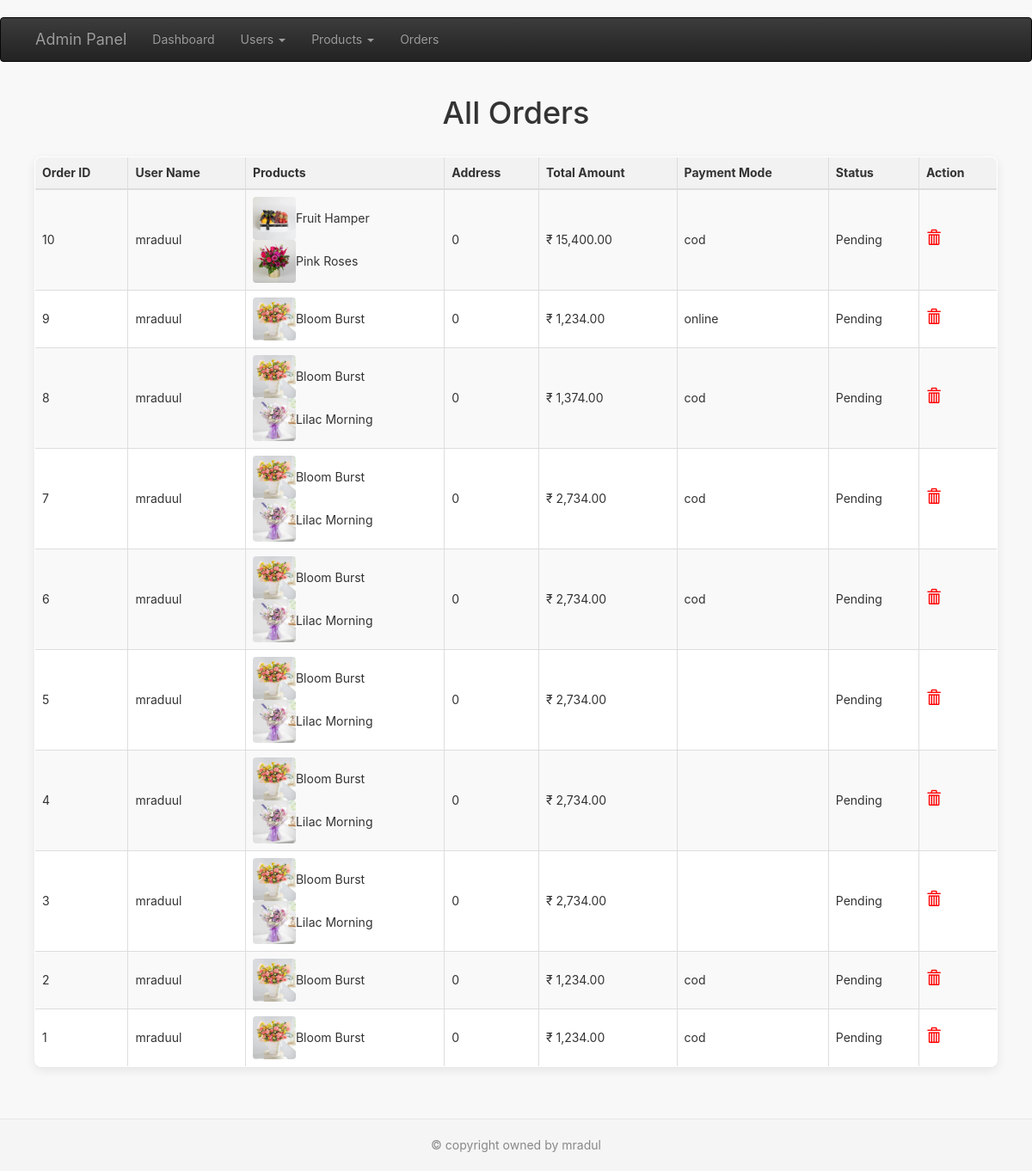
Page /admin/adminvieworder.php on the committed database.
### tables this page shows
CREATE TABLE `orders` (
  `order_id` int(11) NOT NULL,
  `user_id` int(11) DEFAULT NULL,
  `product_id` varchar(100) DEFAULT NULL,
  `Address` varchar(300) DEFAULT NULL,
  `order_amount` int(11) DEFAULT NULL,
  `payment_mode` varchar(20) DEFAULT NULL,
  `order_status` varchar(20) DEFAULT NULL
);

CREATE TABLE `users` (
  `user_id` int(11) NOT NULL,
  `name` varchar(40) DEFAULT NULL,
  `emailed` varchar(30) DEFAULT NULL,
  `password` varchar(30) DEFAULT NULL,
  `phoneno` bigint(20) DEFAULT NULL,
  `role` varchar(20) DEFAULT NULL
);

CREATE TABLE `products` (
  `product_id` int(11) NOT NULL,
  `product_name` varchar(40) DEFAULT NULL,
  `product_price` int(11) DEFAULT NULL,
  `product_description` varchar(300) DEFAULT NULL,
  `product_image` varchar(100) DEFAULT NULL,
  `product_type` varchar(30) DEFAULT NULL
);

### admin/adminvieworder.php (the view, shortened to what this page needs)
<?php
include 'admin_nav.php';
?>
<!doctype html>
<html lang="en">
<head>
    <link rel="stylesheet" href="https://maxcdn.bootstrapcdn.com/bootstrap/3.4.1/css/bootstrap.min.css">
    <link rel="stylesheet" href="https://maxcdn.bootstrapcdn.com/bootstrap/3.4.1/css/bootstrap-theme.min.css">
</head>
<body>
    <div class="container-fluid">
        <div class="row" style="min-height: 550px;">
            <div class='col-sm-12'>
                <h1 class="text-center" style="margin-bottom: 30px;">All Orders</h1>
                <?php
                $conn = mysqli_connect(HOSTNAME, USERNAME, PASSWORD, DBNAME);
                if (!$conn) {
                    echo "<h3 class='text-center text-danger'>Database Connection Failure: " . mysqli_connect_error() . "</h3>";
                } else {
                    $qry = "SELECT orders.order_id, orders.user_id, orders.product_id, orders.address, orders.order_amount, orders.payment_mode, orders.order_status, users.name AS user_name FROM orders JOIN users ON orders.user_id = users.user_id ORDER BY orders.order_id DESC";
                    $resultset = mysqli_query($conn, $qry);
                    if (mysqli_num_rows($resultset) > 0) {
                        echo "<table class='table table-striped table-bordered'>";
                        echo "<thead>";
                        echo "<tr>";
                        echo "<th>Order ID</th>";
                        echo "<th>User Name</th>";
                        echo "<th>Products</th>";
                        echo "<th>Address</th>";
                        echo "<th>Total Amount</th>";
                        echo "<th>Payment Mode</th>";
                        echo "<th>Status</th>";
                        echo "<th>Action</th>";
                        echo "</tr>";
                        echo "</thead>";
                        echo "<tbody>";
                        while ($row = mysqli_fetch_assoc($resultset)) {
                            $product_ids_array = explode(',', $row['product_id']);
                            $product_ids_array = array_filter($product_ids_array);
                            $product_images = "";
                            if (!empty($product_ids_array)) {
                                $product_placeholders = implode(',', array_fill(0, count($product_ids_array), '?'));
                                $products_qry = "SELECT product_name, product_image FROM products WHERE product_id IN ($product_placeholders) LIMIT 3";
                                $products_stmt = mysqli_prepare($conn, $products_qry);
                                if ($products_stmt) {
                                    $types = str_repeat('i', count($product_ids_array));
                                    mysqli_stmt_bind_param($products_stmt, $types, ...$product_ids_array);
                                    mysqli_stmt_execute($products_stmt);
                                    $products_result = mysqli_stmt_get_result($products_stmt);
                                    while ($product_row = mysqli_fetch_assoc($products_result)) {
                                        $product_images .= "<div class='product-details'><img src='../admin/" . htmlspecialchars($product_row['product_image']) . "' alt='" . htmlspecialchars($product_row['product_name']) . "' class='product-image' /><span>" . htmlspecialchars($product_row['product_name']) . "</span></div>";
                                    }
                                }
                            }
                            echo "<tr>";
                            echo "<td>" . htmlspecialchars($row['order_id']) . "</td>";
                            echo "<td>" . htmlspecialchars($row['user_name']) . "</td>";
                            echo "<td>" . $product_images . "</td>";
                            echo "<td>" . htmlspecialchars($row['address']) . "</td>";
                            echo "<td>&#8377; " . htmlspecialchars(number_format($row['order_amount'], 2)) . "</td>";
                            echo "<td>" . htmlspecialchars($row['payment_mode']) . "</td>";
                            echo "<td>" . htmlspecialchars($row['order_status']) . "</td>";
                            echo "<td><a href='delete_order.php?order_id=" . htmlspecialchars($row['order_id']) . "' class='btn-delete glyphicon glyphicon-trash' title='Delete Order' onclick='return confirm(\"Are you sure you want to delete this order?\");'></a></td>";
                            echo "</tr>";
                        }
                        echo "</tbody>";
                        echo "</table>";
                    } else {
                        echo "<h3 class='text-center text-warning'>No orders found.</h3>";
                    }
                }
                ?>
            </div>
        </div>
    </div>
    <?php include '../footer.php'; render_footer(); ?>
</body>
</html>

### admin/adminvieworder.php (style rules this page uses)
body { font-family: 'Inter', sans-serif; background-color: #f8f8f8; padding-top: 20px; }
.container-fluid { padding: 0 40px; }
.table { background-color: #fff; border-radius: 8px; box-shadow: 0 4px 12px rgba(0,0,0,0.08); overflow: hidden; margin-top: 20px; }
.table th, .table td { vertical-align: middle !important; padding: 12px; }
.table th { background-color: #f2f2f2; font-weight: bold; }
.btn-delete { font-size: 1.2em; color: red; text-decoration: none; }
.product-image { width: 50px; height: 50px; object-fit: cover; border-radius: 4px; }
.product-details { display: flex; align-items: center; }

### rows in the picture
orders: order_id "10", user.name "mraduul", Address "0", order_amount "15,400.00", payment_mode "cod", order_status "Pending"
products: product_image (picture), product_name "Fruit Hamper"
products: product_image (picture), product_name "Pink Roses"
orders: order_id "9", user.name "mraduul", Address "0", order_amount "1,234.00", payment_mode "online", order_status "Pending"
products: product_image (picture), product_name "Bloom Burst"
orders: order_id "8", user.name "mraduul", Address "0", order_amount "1,374.00", payment_mode "cod", order_status "Pending"
products: product_image (picture), product_name "Lilac Morning"
orders: order_id "7", user.name "mraduul", Address "0", order_amount "2,734.00", payment_mode "cod", order_status "Pending"
products: product_image (picture), product_name "Lilac Morning"
orders: order_id "6", user.name "mraduul", Address "0", order_amount "2,734.00", payment_mode "cod", order_status "Pending"
orders: order_id "5", user.name "mraduul", Address "0", order_amount "2,734.00", order_status "Pending"
orders: order_id "4", user.name "mraduul", Address "0", order_amount "2,734.00", order_status "Pending"
orders: order_id "3", user.name "mraduul", Address "0", order_amount "2,734.00", order_status "Pending"
orders: order_id "2", user.name "mraduul", Address "0", order_amount "1,234.00", payment_mode "cod", order_status "Pending"
orders: order_id "1", user.name "mraduul", Address "0", order_amount "1,234.00", payment_mode "cod", order_status "Pending"
